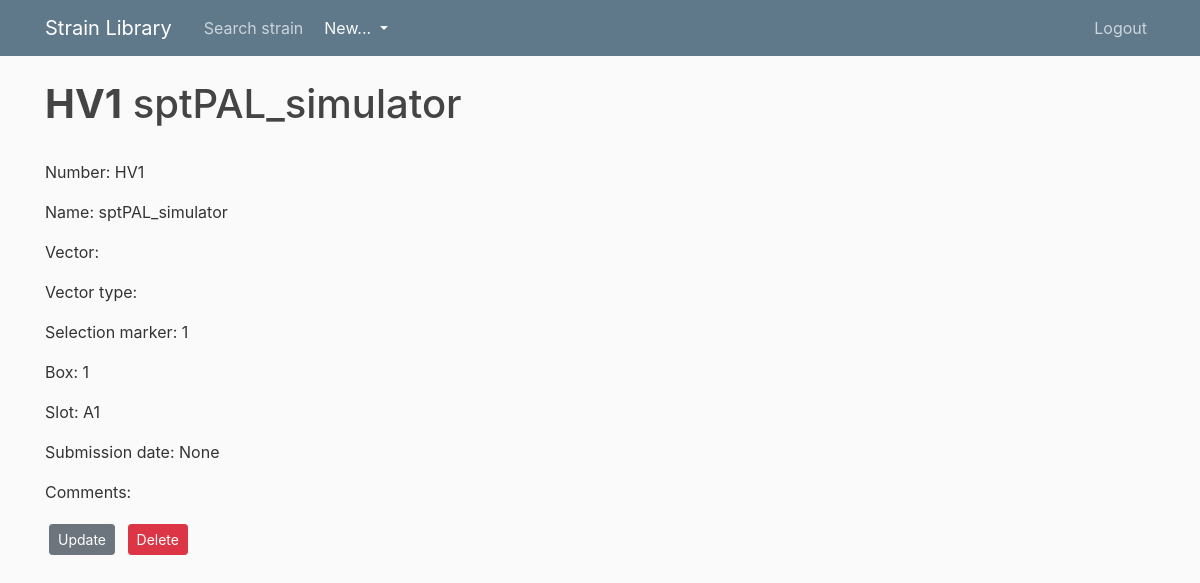
Screenshot of /strain/1 (signed in) with the database file from the repository.
### strain_library/models.py (models this page shows, shortened)
class Strain(db.Model):
    __tablename__ = 'strain'
    id = db.Column(db.Integer, primary_key=True)
    number = db.Column(db.String, nullable=False)
    name = db.Column(db.String, nullable=False)
    host = db.Column(db.String, nullable=False)
    vector = db.Column(db.String)
    vector_type = db.Column(db.String)
    selection_marker = db.Column(db.String)
    box = db.Column(db.String)
    slot = db.Column(db.String)
    date_of_creation = db.Column(db.Date)
    comments = db.Column(db.Text)
    user_id = db.Column(db.Integer, db.ForeignKey('user.id'), nullable=False)
    type = db.Column(db.String)
    __mapper_args__ = {
        'polymorphic_identity':'strain',
        'polymorphic_on':type
    }

### strain_library/routes.py (the view)
@app.route("/strain/<int:strain_id>")
@login_required
def strain(strain_id):
    strain = Strain.query.get_or_404(strain_id)
    return render_template('strain.html', title=strain.name, strain=strain)

### strain_library/models.py (called while the page is built)
@login_manager.user_loader
def load_user(user_id):
    return User.query.get(int(user_id))

### strain_library/templates/strain.html (shortened to what this page needs)
{% extends "layout.html" %}
{% block content %}
<h1><b>{{ strain.number }}</b> {{ strain.name }}</h1>
<br>
<p>
    Number: {{ strain.number }}
</p>
<p>
    Name: {{ strain.name }}
</p>
<p>
    Vector: {{ strain.vector }}
</p>
<p>
    Vector type: {{ strain.vector_type }}
</p>
<p>
    Selection marker: {{ strain.selection_marker }}
</p>
<p>
    Box: {{ strain.box }}
</p>
<p>
    Slot: {{ strain.slot }}
</p>
<p>
    Submission date: {{ strain.date_of_creation }}
</p>
<p>
    Comments: {{ strain.comments }}
</p>
<div>
    <a class="btn btn-secondary btn-sm m-1" href="{{ url_for('update_strain', strain_id=strain.id) }}"> Update </a>
    <button type="button" class="btn btn-danger btn-sm m-1" data-toggle="modal" data-target="#deleteModal">Delete</button>
</div>
{% endblock content %}

### strain_library/static/main.css (style rules this page uses)
body { background: #fafafa; color: #333333; margin-top: 5rem; }
h1, h2, h3, h4, h5, h6 { color: #444444; }

### rows the page displays
Strain: number "HV1", name "sptPAL_simulator", selection_marker "1", box "1", slot "A1", date_of_creation "None"
